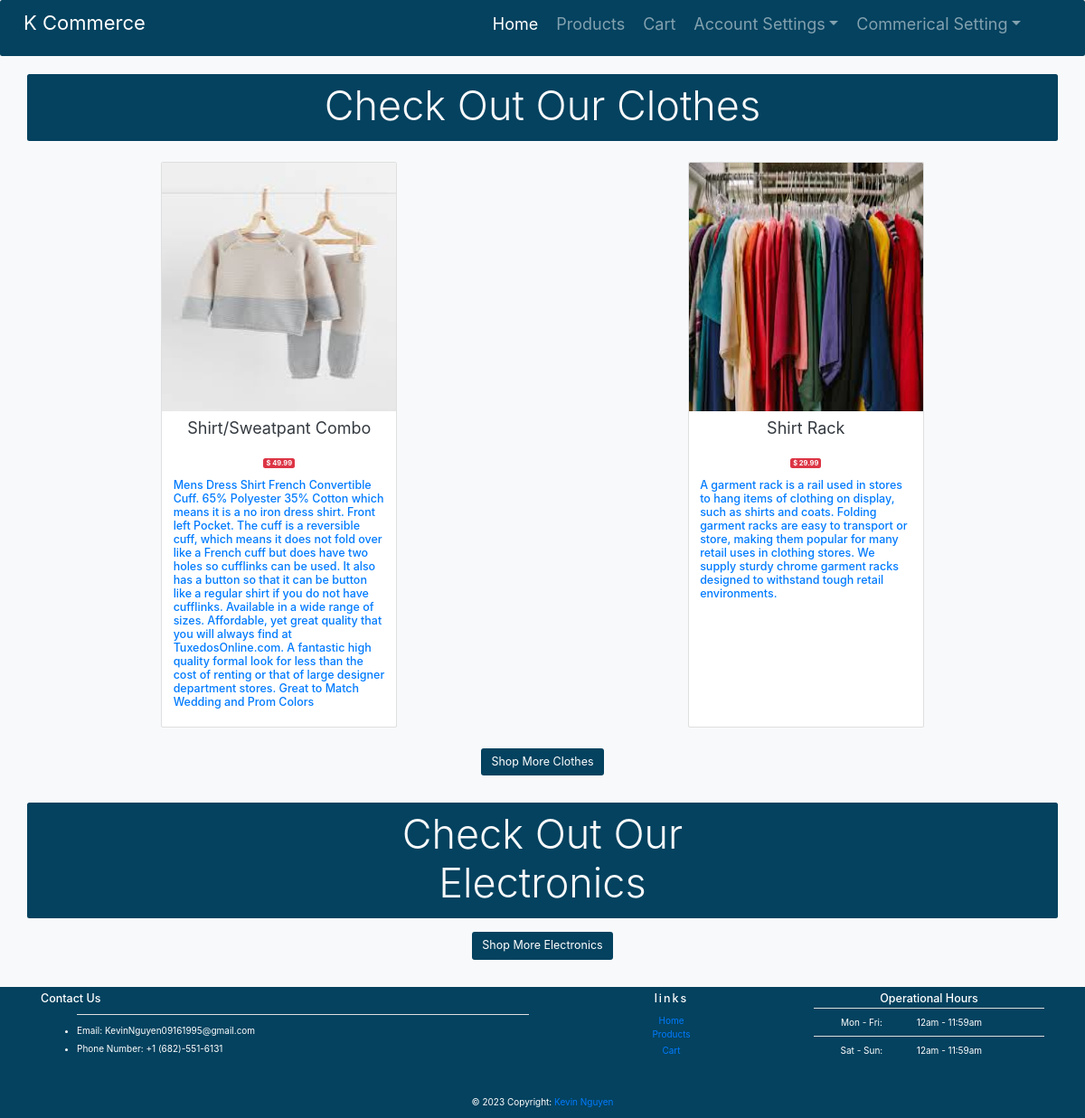
Before: /products/ with the older database file.
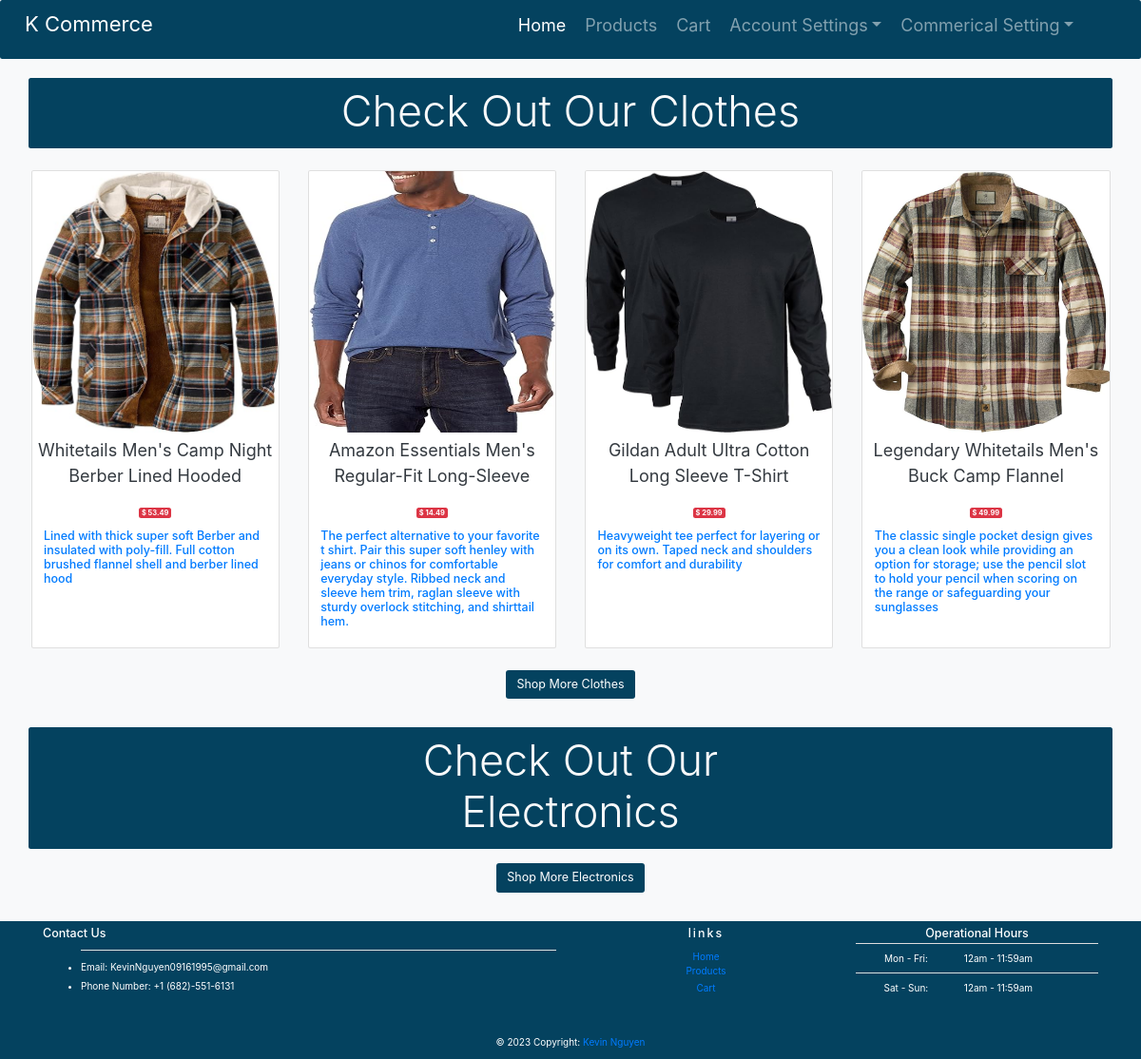
After: the same page with the newer database file.
### product/models.py (models this page shows, shortened)
class Product(models.Model):
    tag_choices = [
        ('el', 'Electronics'),
        ('cl', 'Clothes'),
        ('fo', 'Food'),
        ('ot', 'Other'),
    ]
    name = models.CharField(max_length=50)
    description = models.TextField(default='')
    tag = models.CharField(default='ot', choices=tag_choices, max_length=2)
    price = models.DecimalField(max_digits=5, decimal_places=2)
    seller = models.ForeignKey(User, on_delete=models.CASCADE)
    image = models.ImageField(default='')
    date_listed = models.DateTimeField(auto_now=True, auto_now_add=False)
    currently_listed = models.BooleanField(default=True)

### product/views.py (the view)
# urls.py: path('products/', ProductView.as_view(), name='products'),
class ProductView(View):
    electronics = Product.objects.order_by('-date_listed').filter(tag = 'el')
    clothes = Product.objects.order_by('-date_listed').filter(tag = 'cl')
    food = Product.objects.order_by('-date_listed').filter(tag = 'fo')
    other = Product.objects.order_by('-date_listed').filter(tag = 'ot')
    context = {
        'clothes' : clothes,
        'electronics' : electronics,
        'food' : food,
        'other' : other,
    }
    def get(self, request):
        return render(request, 'product/products.html', self.context)

### templates/product/products.html
{% extends 'base.html' %}
{% block content %}
{% include 'product/product_cloth.html' %}
{% include 'product/product_electronics.html' %}
{% endblock %}

### templates/product/product_cloth.html (shortened to what this page needs)
{% block content %}
<section class="style-theme py-1 container rounded">
    <div class="row my-2 shadow justify-content-center">
      <div class="col-md-6  bg-turquoise text-center">
        <h2 class='text-light display-3'>Check Out Our Clothes</h2>
      </div>
    </div>
  </section>
<div class="container bg-trasparent my-2 p-1">
  <div class="row">
    {% for cloth in clothes %}
    <div class="col d-flex col-md-4 col-sm-6 col-lg-3 col-8 mx-auto py-4 ">
      <div class="card shadow-sm">
        <a href="#">
          <img
            src="{{ cloth.image.url }}"
            class="card-img-top" height='275px'
            alt="product.title"
          />
        </a>
        <div class="label-top shadow-sm text-center p-2">
          <a class="text-dark font-size-14" target="_blank" href="#"
            >{{ cloth.name }}</a
          >
          </div>
          <div class="card-body">
            <div class="clearfix mb-3 text-center">
            <span class="badge rounded-pill bg-danger"
              >$ {{ cloth.price }}</span
            >
              </div>
              <h5 class="card-title">
              <a target="_blank" href="#"
                >{{ cloth.description }}</a
              >
            </div>
          </div>
        </div>
      {% endfor %}
      </div>
    </div>
<div class='container pb-5'>
  <div class='row justify-content-center h-100'>
    <a href="{% url 'index' %}" class="btn style-theme btn-lg" role="button">Shop More Clothes</a>
  </div>
</div>
{% endblock%}

Changed rows visible on the page:
added Product: image (picture), name "Whitetails Men's Camp Night Berber Lined Hooded", price "53.49", description "Lined with thick super soft Berber and insulated with poly-fill. Full cotton brushed flannel shell and berber lined hood"
added Product: image (picture), name "Amazon Essentials Men's Regular-Fit Long-Sleeve", price "14.49", description "The perfect alternative to your favorite t shirt. Pair this super soft henley with jeans or chinos for comfortable everyday style. Ribbed neck and sleeve hem trim, raglan sleeve with sturdy overlock stitching, and shirttail hem."
changed Product: image: a different picture; name "Shirt Rack" → "Gildan Adult Ultra Cotton Long Sleeve T-Shirt"; description "A garment rack is a rail used in stores to hang items of clothing on display, such as shirts and coats. Folding garment racks are easy to transport or store, making them popular for many retail uses in clothing stores. We supply sturdy chrome garment racks designed to withstand tough retail environments." → "Heavyweight tee perfect for layering or on its own. Taped neck and shoulders for comfort and durability"; moves up the list
changed Product: image: a different picture; name "Shirt/Sweatpant Combo" → "Legendary Whitetails Men's Buck Camp Flannel"; description "Mens Dress Shirt French Convertible Cuff. 65% Polyester 35% Cotton which means it is a no iron dress shirt. Front left Pocket. The cuff is a reversible cuff, which means it does not fold over like a French cuff but does have two holes so cufflinks can be used. It also has a button so that it can be button like a regular shirt if you do not have cufflinks. Available in a wide range of sizes. Affordable, yet great quality that you will always find at TuxedosOnline.com. A fantastic high quality formal look for less than the cost of renting or that of large designer department stores. Great to Match Wedding and Prom Colors" → "The classic single pocket design gives you a clean look while providing an option for storage; use the pencil slot to hold your pencil when scoring on the range or safeguarding your sunglasses"
